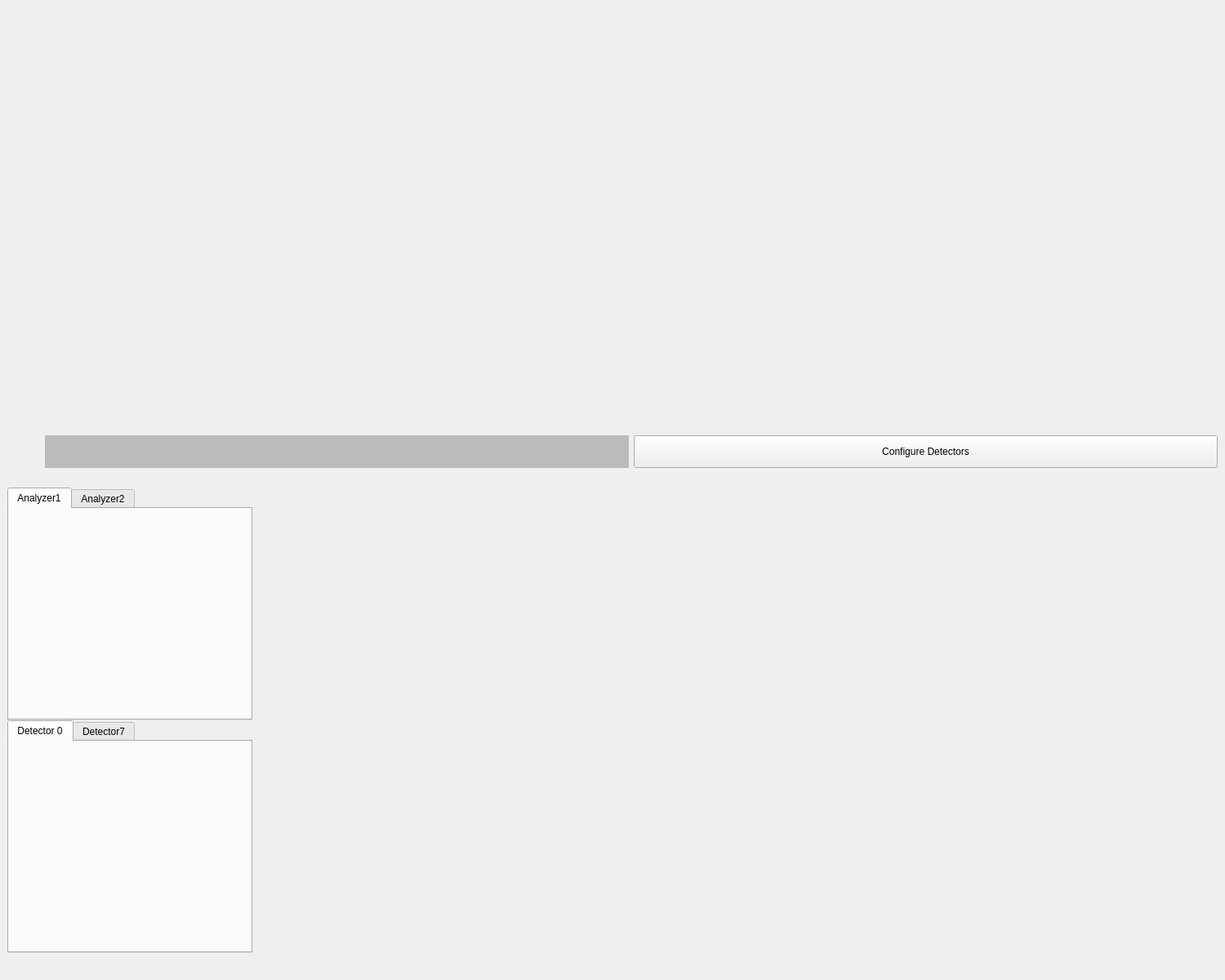
<?xml version='1.0' encoding='UTF-8'?>
<ui version="4.0">
 <class>Form</class>
 <widget class="QWidget" name="Form">
  <property name="geometry">
   <rect>
    <x>0</x>
    <y>0</y>
    <width>1500</width>
    <height>1200</height>
   </rect>
  </property>
  <property name="windowTitle">
   <string>Form</string>
  </property>
  <layout class="QVBoxLayout" name="componentLayout">
   <property name="leftMargin">
    <number>0</number>
   </property>
   <property name="topMargin">
    <number>0</number>
   </property>
   <property name="rightMargin">
    <number>0</number>
   </property>
   <property name="bottomMargin">
    <number>0</number>
   </property>
   <item>
    <widget class="QWidget" name="experimentViewer">
     <property name="sizePolicy">
      <sizepolicy hsizetype="Preferred" vsizetype="Preferred">
       <horstretch>0</horstretch>
       <verstretch>0</verstretch>
      </sizepolicy>
     </property>
     <layout class="QVBoxLayout" name="verticalLayout_9">
      <item>
       <widget class="PyDMFrame" name="Data_Viewer">
        <property name="sizePolicy">
         <sizepolicy hsizetype="Preferred" vsizetype="Preferred">
          <horstretch>0</horstretch>
          <verstretch>1</verstretch>
         </sizepolicy>
        </property>
        <property name="minimumSize">
         <size>
          <width>500</width>
          <height>500</height>
         </size>
        </property>
        <property name="toolTip">
         <string />
        </property>
        <layout class="QVBoxLayout" name="verticalLayout_12" />
       </widget>
      </item>
     </layout>
    </widget>
   </item>
   <item>
    <widget class="QWidget" name="acquisitionStrip">
     <layout class="QHBoxLayout" name="horizontalLayout_4">
      <item>
       <widget class="PyDMByteIndicator" name="PyDMByteIndicator">
        <property name="sizePolicy">
         <sizepolicy hsizetype="Fixed" vsizetype="Fixed">
          <horstretch>0</horstretch>
          <verstretch>0</verstretch>
         </sizepolicy>
        </property>
        <property name="minimumSize">
         <size>
          <width>40</width>
          <height>40</height>
         </size>
        </property>
        <property name="baseSize">
         <size>
          <width>0</width>
          <height>0</height>
         </size>
        </property>
        <property name="toolTip">
         <string />
        </property>
        <property name="alarmSensitiveBorder" stdset="0">
         <bool>false</bool>
        </property>
        <property name="channel" stdset="0">
         <string>ca://${P}he3PSD:Acquire_RBV</string>
        </property>
        <property name="onColor" stdset="0">
         <color>
          <red>255</red>
          <green>0</green>
          <blue>0</blue>
         </color>
        </property>
        <property name="showLabels" stdset="0">
         <bool>false</bool>
        </property>
        <property name="circles" stdset="0">
         <bool>false</bool>
        </property>
       </widget>
      </item>
      <item>
       <layout class="QVBoxLayout" name="verticalLayout_4">
        <item>
         <layout class="QHBoxLayout" name="horizontalLayout">
          <item>
           <widget class="PyDMLabel" name="PyDMLabel">
            <property name="toolTip">
             <string />
            </property>
            <property name="styleSheet">
             <string notr="true">  color: rgb(10, 0, 184);
  background-color: rgb(187, 187, 187);</string>
            </property>
            <property name="showUnits" stdset="0">
             <bool>true</bool>
            </property>
            <property name="channel" stdset="0">
             <string>ca://${P}he3PSD:AcquireTimeRemaining_RBV</string>
            </property>
           </widget>
          </item>
         </layout>
        </item>
       </layout>
      </item>
      <item>
       <widget class="PyDMRelatedDisplayButton" name="PyDMRelatedDisplayButton">
        <property name="sizePolicy">
         <sizepolicy hsizetype="Preferred" vsizetype="Preferred">
          <horstretch>0</horstretch>
          <verstretch>0</verstretch>
         </sizepolicy>
        </property>
        <property name="minimumSize">
         <size>
          <width>150</width>
          <height>0</height>
         </size>
        </property>
        <property name="maximumSize">
         <size>
          <width>16777215</width>
          <height>16777215</height>
         </size>
        </property>
        <property name="toolTip">
         <string />
        </property>
        <property name="styleSheet">
         <string notr="true">PyDMRelatedDisplayButton{
  color: rgb(0, 0, 0);
  background-color: rgb(115, 223, 255);
  }</string>
        </property>
        <property name="text">
         <string>Configure Detectors</string>
        </property>
        <property name="filenames" stdset="0">
         <stringlist>
          <string>he3_detector_viewer.ui</string>
          <string>he3_detector_viewer.ui</string>
          <string>he3_detector_config.ui</string>
         </stringlist>
        </property>
        <property name="titles" stdset="0">
         <stringlist>
          <string>Detector 0</string>
          <string>Detector 7</string>
          <string>Configure Detector</string>
         </stringlist>
        </property>
        <property name="showIcon" stdset="0">
         <bool>false</bool>
        </property>
        <property name="macros" stdset="0">
         <stringlist>
          <string>R=he3PSD:,DN=0</string>
          <string>R=he3PSD:,DN=7</string>
          <string>R=he3PSD:</string>
         </stringlist>
        </property>
        <property name="openInNewWindow" stdset="0">
         <bool>true</bool>
        </property>
       </widget>
      </item>
     </layout>
    </widget>
   </item>
   <item>
    <widget class="QWidget" name="epicsControls">
     <layout class="QVBoxLayout" name="verticalLayout_6">
      <property name="spacing">
       <number>0</number>
      </property>
      <property name="sizeConstraint">
       <enum>QLayout::SetDefaultConstraint</enum>
      </property>
      <item>
       <widget class="PyDMEmbeddedDisplay" name="PyDMEmbeddedDisplay_5">
        <property name="sizePolicy">
         <sizepolicy hsizetype="Fixed" vsizetype="Preferred">
          <horstretch>0</horstretch>
          <verstretch>0</verstretch>
         </sizepolicy>
        </property>
        <property name="minimumSize">
         <size>
          <width>300</width>
          <height>0</height>
         </size>
        </property>
        <property name="maximumSize">
         <size>
          <width>300</width>
          <height>16777215</height>
         </size>
        </property>
        <property name="toolTip">
         <string />
        </property>
        <property name="macros" stdset="0">
         <string>M=m10</string>
        </property>
        <property name="filename" stdset="0">
         <string>../../../control_ui/panels/motors_square.ui</string>
        </property>
       </widget>
      </item>
      <item>
       <widget class="PyDMEmbeddedDisplay" name="PyDMEmbeddedDisplay_14">
        <property name="sizePolicy">
         <sizepolicy hsizetype="Fixed" vsizetype="Preferred">
          <horstretch>0</horstretch>
          <verstretch>0</verstretch>
         </sizepolicy>
        </property>
        <property name="minimumSize">
         <size>
          <width>300</width>
          <height>0</height>
         </size>
        </property>
        <property name="maximumSize">
         <size>
          <width>300</width>
          <height>16777215</height>
         </size>
        </property>
        <property name="toolTip">
         <string />
        </property>
        <property name="macros" stdset="0">
         <string>M=m14</string>
        </property>
        <property name="filename" stdset="0">
         <string>../../../control_ui/panels/motors_square.ui</string>
        </property>
       </widget>
      </item>
      <item>
       <widget class="PyDMTabWidget" name="PyDMTabWidget_2">
        <property name="sizePolicy">
         <sizepolicy hsizetype="Fixed" vsizetype="Expanding">
          <horstretch>0</horstretch>
          <verstretch>0</verstretch>
         </sizepolicy>
        </property>
        <property name="minimumSize">
         <size>
          <width>300</width>
          <height>0</height>
         </size>
        </property>
        <property name="maximumSize">
         <size>
          <width>300</width>
          <height>16777215</height>
         </size>
        </property>
        <property name="toolTip">
         <string />
        </property>
        <property name="whatsThis">
         <string />
        </property>
        <property name="currentIndex">
         <number>0</number>
        </property>
        <property name="alarmChannels">
         <stringlist>
          <string />
          <string />
         </stringlist>
        </property>
        <widget class="QWidget" name="tab_2">
         <attribute name="title">
          <string>Analyzer1</string>
         </attribute>
         <layout class="QVBoxLayout" name="verticalLayout">
          <property name="spacing">
           <number>0</number>
          </property>
          <property name="leftMargin">
           <number>0</number>
          </property>
          <property name="topMargin">
           <number>0</number>
          </property>
          <property name="rightMargin">
           <number>0</number>
          </property>
          <property name="bottomMargin">
           <number>0</number>
          </property>
          <item>
           <widget class="PyDMEmbeddedDisplay" name="PyDMEmbeddedDisplay_6">
            <property name="toolTip">
             <string />
            </property>
            <property name="macros" stdset="0">
             <string>M=m11</string>
            </property>
            <property name="filename" stdset="0">
             <string>../../../control_ui/panels/motors_square.ui</string>
            </property>
           </widget>
          </item>
          <item>
           <widget class="PyDMEmbeddedDisplay" name="PyDMEmbeddedDisplay_7">
            <property name="toolTip">
             <string />
            </property>
            <property name="macros" stdset="0">
             <string>M=m13</string>
            </property>
            <property name="filename" stdset="0">
             <string>../../../control_ui/panels/motors_square.ui</string>
            </property>
           </widget>
          </item>
          <item>
           <widget class="PyDMEmbeddedDisplay" name="PyDMEmbeddedDisplay_8">
            <property name="toolTip">
             <string />
            </property>
            <property name="macros" stdset="0">
             <string>M=m16</string>
            </property>
            <property name="filename" stdset="0">
             <string>../../../control_ui/panels/motors_square.ui</string>
            </property>
           </widget>
          </item>
         </layout>
        </widget>
        <widget class="QWidget" name="tab_3">
         <attribute name="title">
          <string>Analyzer2</string>
         </attribute>
         <layout class="QVBoxLayout" name="verticalLayout_2">
          <property name="leftMargin">
           <number>0</number>
          </property>
          <property name="topMargin">
           <number>0</number>
          </property>
          <property name="rightMargin">
           <number>0</number>
          </property>
          <property name="bottomMargin">
           <number>0</number>
          </property>
          <item>
           <widget class="PyDMEmbeddedDisplay" name="PyDMEmbeddedDisplay_9">
            <property name="toolTip">
             <string />
            </property>
            <property name="macros" stdset="0">
             <string>M=m15</string>
            </property>
            <property name="filename" stdset="0">
             <string>../../../control_ui/panels/motors_square.ui</string>
            </property>
           </widget>
          </item>
          <item>
           <widget class="PyDMEmbeddedDisplay" name="PyDMEmbeddedDisplay_10">
            <property name="toolTip">
             <string />
            </property>
            <property name="macros" stdset="0">
             <string>M=m12</string>
            </property>
            <property name="filename" stdset="0">
             <string>../../../control_ui/panels/motors_square.ui</string>
            </property>
           </widget>
          </item>
          <item>
           <widget class="PyDMEmbeddedDisplay" name="PyDMEmbeddedDisplay_11">
            <property name="toolTip">
             <string />
            </property>
            <property name="macros" stdset="0">
             <string>M=m9</string>
            </property>
            <property name="filename" stdset="0">
             <string>../../../control_ui/panels/motors_square.ui</string>
            </property>
           </widget>
          </item>
         </layout>
        </widget>
       </widget>
      </item>
      <item>
       <widget class="PyDMTabWidget" name="PyDMTabWidget_3">
        <property name="sizePolicy">
         <sizepolicy hsizetype="Fixed" vsizetype="Expanding">
          <horstretch>0</horstretch>
          <verstretch>0</verstretch>
         </sizepolicy>
        </property>
        <property name="minimumSize">
         <size>
          <width>300</width>
          <height>0</height>
         </size>
        </property>
        <property name="maximumSize">
         <size>
          <width>300</width>
          <height>16777215</height>
         </size>
        </property>
        <property name="toolTip">
         <string />
        </property>
        <property name="whatsThis">
         <string />
        </property>
        <property name="currentIndex">
         <number>0</number>
        </property>
        <property name="alarmChannels">
         <stringlist>
          <string />
          <string />
         </stringlist>
        </property>
        <widget class="QWidget" name="tab_4">
         <attribute name="title">
          <string>Detector 0</string>
         </attribute>
         <layout class="QVBoxLayout" name="verticalLayout_5">
          <property name="leftMargin">
           <number>0</number>
          </property>
          <property name="topMargin">
           <number>0</number>
          </property>
          <property name="rightMargin">
           <number>0</number>
          </property>
          <property name="bottomMargin">
           <number>0</number>
          </property>
          <item>
           <widget class="PyDMEmbeddedDisplay" name="PyDMEmbeddedDisplay_13">
            <property name="toolTip">
             <string />
            </property>
            <property name="macros" stdset="0">
             <string>M=m9</string>
            </property>
            <property name="filename" stdset="0">
             <string>../../../control_ui/panels/motors_square.ui</string>
            </property>
           </widget>
          </item>
         </layout>
        </widget>
        <widget class="QWidget" name="tab_Detector7">
         <attribute name="title">
          <string>Detector7</string>
         </attribute>
         <layout class="QVBoxLayout" name="verticalLayout_3">
          <property name="leftMargin">
           <number>0</number>
          </property>
          <property name="topMargin">
           <number>0</number>
          </property>
          <property name="rightMargin">
           <number>0</number>
          </property>
          <property name="bottomMargin">
           <number>0</number>
          </property>
          <item>
           <widget class="PyDMEmbeddedDisplay" name="PyDMEmbeddedDisplay_12">
            <property name="toolTip">
             <string />
            </property>
            <property name="macros" stdset="0">
             <string />
            </property>
            <property name="filename" stdset="0">
             <string>../../../control_ui/panels/motors_square.ui</string>
            </property>
           </widget>
          </item>
         </layout>
        </widget>
       </widget>
      </item>
     </layout>
    </widget>
   </item>
   <item>
    <widget class="QWidget" name="analyzerTab">
     <layout class="QVBoxLayout" name="verticalLayout_8">
      <item>
       <widget class="PyDMEmbeddedDisplay" name="PyDMEmbeddedDisplay_2">
        <property name="toolTip">
         <string />
        </property>
        <property name="filename" stdset="0">
         <string>../../analysis/analyzer_calculation.py</string>
        </property>
       </widget>
      </item>
     </layout>
    </widget>
   </item>
  </layout>
 </widget>
 <customwidgets>
  <customwidget>
   <class>PyDMTabWidget</class>
   <extends>QTabWidget</extends>
   <header>pydm.widgets.tab_bar</header>
  </customwidget>
  <customwidget>
   <class>PyDMLabel</class>
   <extends>QLabel</extends>
   <header>pydm.widgets.label</header>
  </customwidget>
  <customwidget>
   <class>PyDMByteIndicator</class>
   <extends>QWidget</extends>
   <header>pydm.widgets.byte</header>
  </customwidget>
  <customwidget>
   <class>PyDMEmbeddedDisplay</class>
   <extends>QFrame</extends>
   <header>pydm.widgets.embedded_display</header>
  </customwidget>
  <customwidget>
   <class>PyDMFrame</class>
   <extends>QFrame</extends>
   <header>pydm.widgets.frame</header>
   <container>1</container>
  </customwidget>
  <customwidget>
   <class>PyDMRelatedDisplayButton</class>
   <extends>QPushButton</extends>
   <header>pydm.widgets.related_display_button</header>
  </customwidget>
 </customwidgets>
 <resources />
 <connections />
</ui>
